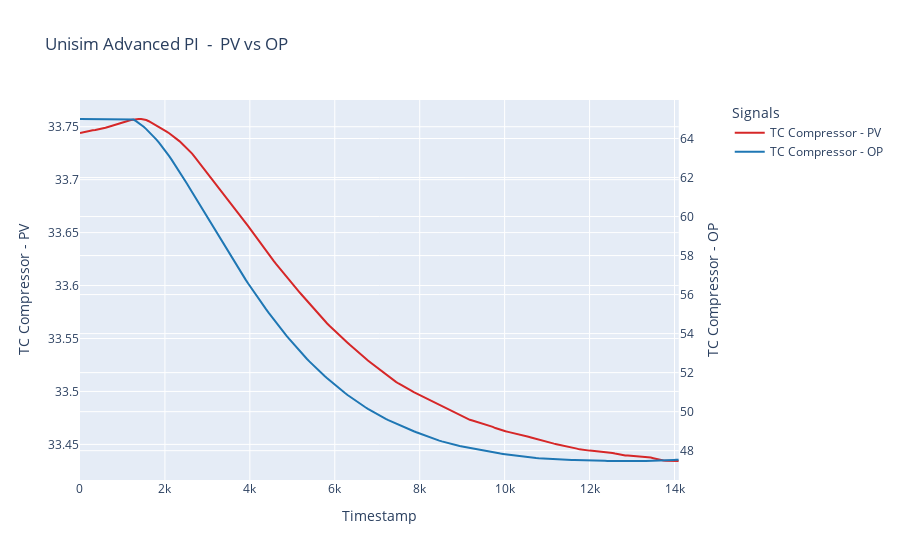

Notebook source saved alongside this figure:
### Code cell
df = pd.read_csv("T_9_Unisim_PID_65perc.csv")

data = pd.DataFrame(df)


# Create a figure with secondary y-axis
fig = make_subplots(specs=[[{"secondary_y": True}]])

# Add traces for I_L1real
fig.add_trace(
    go.Scatter(x=data['Timestamp'], y=data['TC Compressor - PV'], mode='lines', name='TC Compressor - PV', line=dict(color='#d62728')),
    secondary_y=False,
)

# Add traces for U_L1real
fig.add_trace(
    go.Scatter(x=data['Timestamp'], y=data['TC Compressor - OP'], mode='lines', name='TC Compressor - OP', line=dict(color='#1f77b4')),
    secondary_y=True,
)

# Update layout
fig.update_layout(
    title='Unisim Advanced PI  -  PV vs OP',
    xaxis_title='Timestamp',
    legend_title='Signals'
)

# Set y-axes titles
fig.update_yaxes(title_text="TC Compressor - PV", secondary_y=False)
fig.update_yaxes(title_text="TC Compressor - OP", secondary_y=True)

# Show figure
fig.show()

### Figure 1 — Plotly figure (JSON) as saved in the notebook; plotly's stock layout.template omitted (floating-point values rounded to 4 significant figures; data arrays with more than 128 entries replaced by an {"elided": "..."} marker saying what was removed)
{"data": [{"line": {"color": "#d62728"}, "mode": "lines", "name": "TC Compressor - PV", "type": "scatter", "x": {"elided": "236 float values"}, "xaxis": "x", "y": {"elided": "236 float values"}, "yaxis": "y"}, {"line": {"color": "#1f77b4"}, "mode": "lines", "name": "TC Compressor - OP", "type": "scatter", "x": {"elided": "236 float values"}, "xaxis": "x", "y": {"elided": "236 float values"}, "yaxis": "y2"}], "layout": {"legend": {"title": {"text": "Signals"}}, "title": {"text": "Unisim Advanced PI  -  PV vs OP"}, "xaxis": {"anchor": "y", "domain": [0, 0.94], "title": {"text": "Timestamp"}}, "yaxis": {"anchor": "x", "domain": [0, 1], "title": {"text": "TC Compressor - PV"}}, "yaxis2": {"anchor": "x", "overlaying": "y", "side": "right", "title": {"text": "TC Compressor - OP"}}}}
